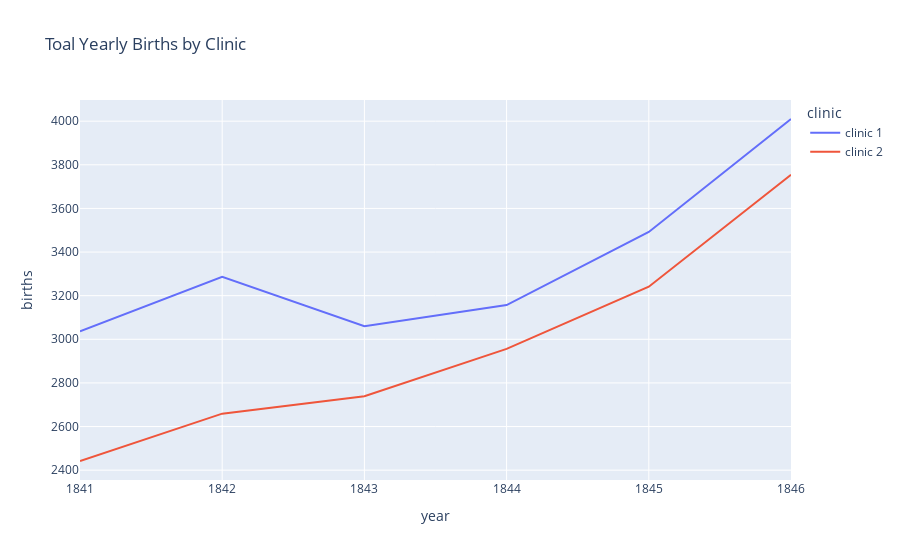

Notebook source saved alongside this figure:
### Code cell
line = px.line(
    df_yearly,
    x='year',
    y='births',
    color='clinic',
    title='Toal Yearly Births by Clinic'
)

line.show()

### Figure 1 — Plotly figure (JSON) as saved in the notebook; plotly's stock layout.template omitted (floating-point values rounded to 4 significant figures)
{"data": [{"hovertemplate": "clinic=clinic 1<br>year=%{x}<br>births=%{y}<extra></extra>", "legendgroup": "clinic 1", "line": {"color": "#636efa", "dash": "solid"}, "marker": {"symbol": "circle"}, "mode": "lines", "name": "clinic 1", "orientation": "v", "showlegend": true, "type": "scatter", "x": [1841, 1842, 1843, 1844, 1845, 1846], "xaxis": "x", "y": [3036, 3287, 3060, 3157, 3492, 4010], "yaxis": "y"}, {"hovertemplate": "clinic=clinic 2<br>year=%{x}<br>births=%{y}<extra></extra>", "legendgroup": "clinic 2", "line": {"color": "#EF553B", "dash": "solid"}, "marker": {"symbol": "circle"}, "mode": "lines", "name": "clinic 2", "orientation": "v", "showlegend": true, "type": "scatter", "x": [1841, 1842, 1843, 1844, 1845, 1846], "xaxis": "x", "y": [2442, 2659, 2739, 2956, 3241, 3754], "yaxis": "y"}], "layout": {"legend": {"title": {"text": "clinic"}, "tracegroupgap": 0}, "title": {"text": "Toal Yearly Births by Clinic"}, "xaxis": {"anchor": "y", "domain": [0, 1], "title": {"text": "year"}}, "yaxis": {"anchor": "x", "domain": [0, 1], "title": {"text": "births"}}}}
